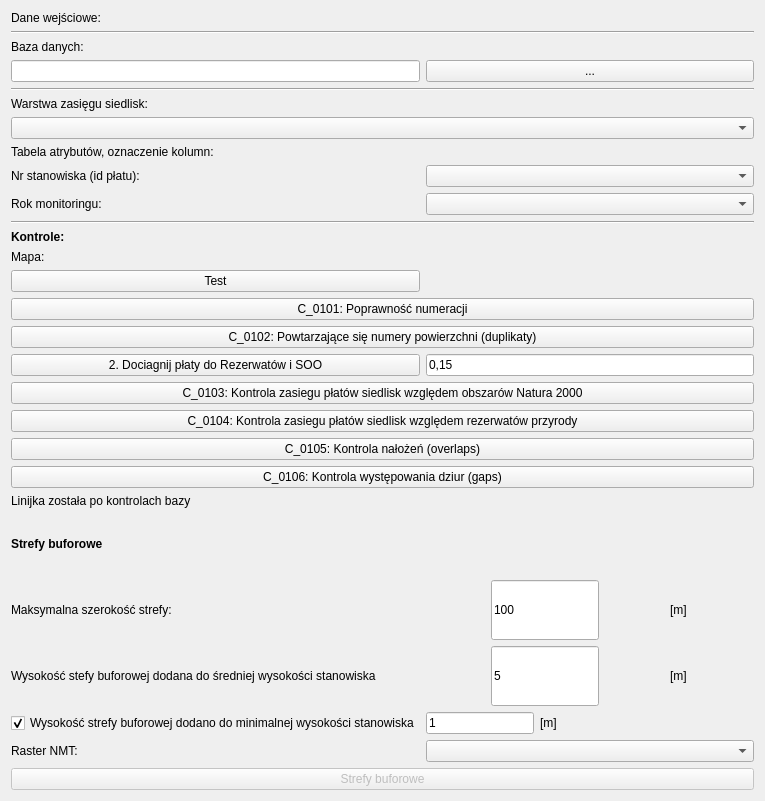
            <widget class="QWidget" name="scrollAreaWidgetContents">
             <property name="geometry">
              <rect>
               <x>0</x>
               <y>0</y>
               <width>765</width>
               <height>801</height>
              </rect>
             </property>
             <layout class="QGridLayout" name="gridLayout_2">
              <item row="0" column="1">
               <layout class="QGridLayout" name="gridLayout">
                <item row="26" column="0">
                 <widget class="QLabel" name="label_19">
                  <property name="text">
                   <string>Wysokość stefy buforowej dodana do średniej wysokości stanowiska</string>
                  </property>
                 </widget>
                </item>
                <item row="25" column="1">
                 <layout class="QHBoxLayout" name="horizontalLayout">
                  <item>
                   <widget class="QLineEdit" name="lineEdit_max_buffer_width">
                    <property name="sizePolicy">
                     <sizepolicy hsizetype="Fixed" vsizetype="Minimum">
                      <horstretch>0</horstretch>
                      <verstretch>0</verstretch>
                     </sizepolicy>
                    </property>
                    <property name="text">
                     <string>100</string>
                    </property>
                   </widget>
                  </item>
                  <item>
                   <widget class="QLabel" name="label_15">
                    <property name="sizePolicy">
                     <sizepolicy hsizetype="Maximum" vsizetype="Preferred">
                      <horstretch>0</horstretch>
                      <verstretch>0</verstretch>
                     </sizepolicy>
                    </property>
                    <property name="text">
                     <string>[m]</string>
                    </property>
                   </widget>
                  </item>
                 </layout>
                </item>
                <item row="27" column="0">
                 <widget class="QCheckBox" name="checkBox_analize_min_heigth">
                  <property name="text">
                   <string>Wysokość strefy buforowej dodano do minimalnej wysokości stanowiska</string>
                  </property>
                  <property name="checked">
                   <bool>true</bool>
                  </property>
                 </widget>
                </item>
                <item row="15" column="0" colspan="2">
                 <widget class="QPushButton" name="pushButton_control_duplicates">
                  <property name="text">
                   <string>C_0102: Powtarzające się numery powierzchni (duplikaty)</string>
                  </property>
                 </widget>
                </item>
                <item row="24" column="0">
                 <widget class="QLabel" name="label_13">
                  <property name="font">
                   <font>
                    <weight>75</weight>
                    <bold>true</bold>
                   </font>
                  </property>
                  <property name="text">
                   <string>Strefy buforowe</string>
                  </property>
                 </widget>
                </item>
                <item row="2" column="0">
                 <widget class="QLabel" name="label_2">
                  <property name="sizePolicy">
                   <sizepolicy hsizetype="Preferred" vsizetype="Fixed">
                    <horstretch>0</horstretch>
                    <verstretch>0</verstretch>
                   </sizepolicy>
                  </property>
                  <property name="text">
                   <string>Baza danych:</string>
                  </property>
                 </widget>
                </item>
                <item row="29" column="0" colspan="2">
                 <widget class="QPushButton" name="pushButton_make_buffer_area">
                  <property name="enabled">
                   <bool>false</bool>
                  </property>
                  <property name="text">
                   <string>Strefy buforowe</string>
                  </property>
                 </widget>
                </item>
                <item row="26" column="1">
                 <layout class="QHBoxLayout" name="horizontalLayout_3">
                  <item>
                   <widget class="QLineEdit" name="lineEdit_additional_height">
                    <property name="sizePolicy">
                     <sizepolicy hsizetype="Fixed" vsizetype="Minimum">
                      <horstretch>0</horstretch>
                      <verstretch>0</verstretch>
                     </sizepolicy>
                    </property>
                    <property name="inputMethodHints">
                     <set>Qt::ImhPreferNumbers</set>
                    </property>
                    <property name="text">
                     <string>5</string>
                    </property>
                   </widget>
                  </item>
                  <item>
                   <widget class="QLabel" name="label_20">
                    <property name="sizePolicy">
                     <sizepolicy hsizetype="Maximum" vsizetype="Preferred">
                      <horstretch>0</horstretch>
                      <verstretch>0</verstretch>
                     </sizepolicy>
                    </property>
                    <property name="text">
                     <string>[m]</string>
                    </property>
                   </widget>
                  </item>
                 </layout>
                </item>
                <item row="13" column="0">
                 <widget class="QPushButton" name="pushButtonTest">
                  <property name="text">
                   <string>Test</string>
                  </property>
                 </widget>
                </item>
                <item row="1" column="0" colspan="2">
                 <widget class="Line" name="line">
                  <property name="orientation">
                   <enum>Qt::Horizontal</enum>
                  </property>
                 </widget>
                </item>
                <item row="27" column="1">
                 <layout class="QHBoxLayout" name="horizontalLayout_2">
                  <item>
                   <widget class="QLineEdit" name="lineEdit_reduced_height">
                    <property name="sizePolicy">
                     <sizepolicy hsizetype="Fixed" vsizetype="Fixed">
                      <horstretch>0</horstretch>
                      <verstretch>0</verstretch>
                     </sizepolicy>
                    </property>
                    <property name="inputMethodHints">
                     <set>Qt::ImhPreferNumbers</set>
                    </property>
                    <property name="text">
                     <string>1</string>
                    </property>
                   </widget>
                  </item>
                  <item>
                   <widget class="QLabel" name="label_18">
                    <property name="text">
                     <string>[m]</string>
                    </property>
                   </widget>
                  </item>
                 </layout>
                </item>
                <item row="4" column="0" colspan="2">
                 <widget class="Line" name="line_3">
                  <property name="orientation">
                   <enum>Qt::Horizontal</enum>
                  </property>
                 </widget>
                </item>
                <item row="14" column="0" colspan="2">
                 <widget class="QPushButton" name="pushButtonNumerationValidatingLayer">
                  <property name="text">
                   <string>C_0101: Poprawność numeracji</string>
                  </property>
                 </widget>
                </item>
                <item row="28" column="1">
                 <widget class="QgsMapLayerComboBox" name="mMapLayerComboBox_nmt_raster"/>
                </item>
                <item row="18" column="0" colspan="2">
                 <widget class="QPushButton" name="pushButton_control_nat_reserve_extent">
                  <property name="enabled">
                   <bool>true</bool>
                  </property>
                  <property name="text">
                   <string>C_0104: Kontrola zasiegu płatów siedlisk względem rezerwatów przyrody</string>
                  </property>
                 </widget>
                </item>
                <item row="11" column="0">
                 <widget class="QLabel" name="label_9">
                  <property name="sizePolicy">
                   <sizepolicy hsizetype="Preferred" vsizetype="Fixed">
                    <horstretch>0</horstretch>
                    <verstretch>0</verstretch>
                   </sizepolicy>
                  </property>
                  <property name="font">
                   <font>
                    <weight>75</weight>
                    <bold>true</bold>
                   </font>
                  </property>
                  <property name="text">
                   <string>Kontrole:</string>
                  </property>
                 </widget>
                </item>
                <item row="21" column="0">
                 <widget class="QLabel" name="label_8">
                  <property name="sizePolicy">
                   <sizepolicy hsizetype="Preferred" vsizetype="Fixed">
                    <horstretch>0</horstretch>
                    <verstretch>0</verstretch>
                   </sizepolicy>
                  </property>
                  <property name="text">
                   <string>Linijka została po kontrolach bazy</string>
                  </property>
                 </widget>
                </item>
                <item row="19" column="0" colspan="2">
                 <widget class="QPushButton" name="pushButton_find_overlaps">
                  <property name="enabled">
                   <bool>true</bool>
                  </property>
                  <property name="text">
                   <string>C_0105: Kontrola nałożeń (overlaps)</string>
                  </property>
                 </widget>
                </item>
                <item row="17" column="0" colspan="2">
                 <widget class="QPushButton" name="pushButton_control_n2000_extent">
                  <property name="enabled">
                   <bool>true</bool>
                  </property>
                  <property name="text">
                   <string>C_0103: Kontrola zasiegu płatów siedlisk względem obszarów Natura 2000</string>
                  </property>
                 </widget>
                </item>
                <item row="20" column="0" colspan="2">
                 <widget class="QPushButton" name="pushButton_find_gaps">
                  <property name="enabled">
                   <bool>true</bool>
                  </property>
                  <property name="text">
                   <string>C_0106: Kontrola występowania dziur (gaps)</string>
                  </property>
                 </widget>
                </item>
                <item row="5" column="0">
                 <widget class="QLabel" name="label_3">
                  <property name="sizePolicy">
                   <sizepolicy hsizetype="Preferred" vsizetype="Fixed">
                    <horstretch>0</horstretch>
                    <verstretch>0</verstretch>
                   </sizepolicy>
                  </property>
                  <property name="text">
                   <string>Warstwa zasięgu siedlisk:</string>
                  </property>
                 </widget>
                </item>
                <item row="12" column="0">
                 <widget class="QLabel" name="label_4">
                  <property name="sizePolicy">
                   <sizepolicy hsizetype="Preferred" vsizetype="Fixed">
                    <horstretch>0</horstretch>
                    <verstretch>0</verstretch>
                   </sizepolicy>
                  </property>
                  <property name="text">
                   <string>Mapa:</string>
                  </property>
                 </widget>
                </item>
                <item row="0" column="0">
                 <widget class="QLabel" name="label">
                  <property name="sizePolicy">
                   <sizepolicy hsizetype="Preferred" vsizetype="Fixed">
                    <horstretch>0</horstretch>
                    <verstretch>0</verstretch>
                   </sizepolicy>
                  </property>
                  <property name="text">
                   <string>Dane wejściowe:</string>
                  </property>
                 </widget>
                </item>
                <item row="16" column="1">
                 <widget class="QLineEdit" name="lineEdit_snap_tolerance">
                  <property name="text">
                   <string>0,15</string>
                  </property>
                 </widget>
                </item>
                <item row="16" column="0">
                 <widget class="QPushButton" name="pushButton_snaptool">
                  <property name="text">
                   <string>2. Dociagnij płaty do Rezerwatów i SOO</string>
                  </property>
                 </widget>
                </item>
                <item row="10" column="0" colspan="2">
                 <widget class="Line" name="line_2">
                  <property name="orientation">
                   <enum>Qt::Horizontal</enum>
                  </property>
                 </widget>
                </item>
                <item row="6" column="0" colspan="2">
                 <widget class="QgsMapLayerComboBox" name="mMapLayerComboBoxAraesPolygon"/>
                </item>
                <item row="8" column="0">
                 <widget class="QLabel" name="label_6">
                  <property name="text">
                   <string>Nr stanowiska (id płatu):</string>
                  </property>
                 </widget>
                </item>
                <item row="3" column="1">
                 <widget class="QPushButton" name="pushButton_select_dBase">
                  <property name="text">
                   <string>...</string>
                  </property>
                 </widget>
                </item>
                <item row="25" column="0">
                 <widget class="QLabel" name="label_14">
                  <property name="sizePolicy">
                   <sizepolicy hsizetype="Preferred" vsizetype="Preferred">
                    <horstretch>0</horstretch>
                    <verstretch>0</verstretch>
                   </sizepolicy>
                  </property>
                  <property name="text">
                   <string>Maksymalna szerokość strefy:</string>
                  </property>
                 </widget>
                </item>
                <item row="3" column="0">
                 <widget class="QLineEdit" name="lineEdit_dBase_directory"/>
                </item>
                <item row="8" column="1">
                 <widget class="QComboBox" name="comboBoxFieldsName"/>
                </item>
                <item row="28" column="0">
                 <widget class="QLabel" name="label_16">
                  <property name="text">
                   <string>Raster NMT:</string>
                  </property>
                 </widget>
                </item>
                <item row="7" column="0">
                 <widget class="QLabel" name="label_5">
                  <property name="sizePolicy">
                   <sizepolicy hsizetype="Preferred" vsizetype="Fixed">
                    <horstretch>0</horstretch>
                    <verstretch>0</verstretch>
                   </sizepolicy>
                  </property>
                  <property name="text">
                   <string>Tabela atrybutów, oznaczenie kolumn:</string>
                  </property>
                 </widget>
                </item>
                <item row="9" column="1">
                 <widget class="QComboBox" name="comboBoxYear"/>
                </item>
                <item row="9" column="0">
                 <widget class="QLabel" name="label_7">
                  <property name="text">
                   <string>Rok monitoringu:</string>
                  </property>
                 </widget>
                </item>
               </layout>
              </item>
             </layout>
            </widget>
